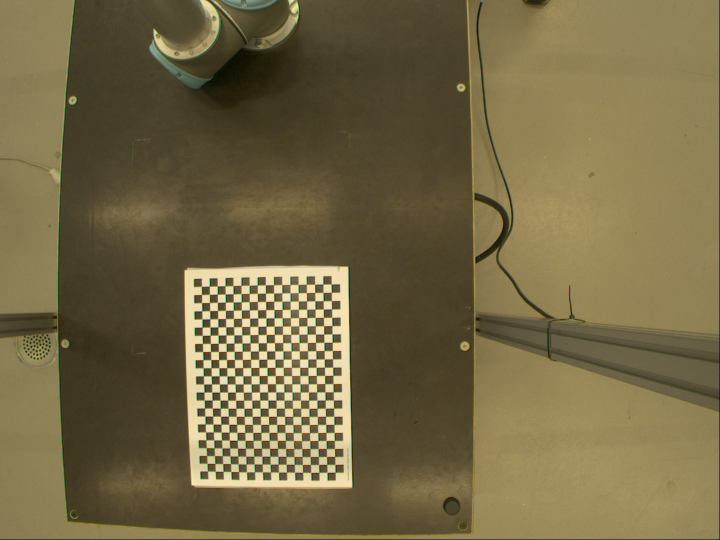
//> input picture Ejemplos/Tema 07: Geometría y Calibración/calibration_images/Image__2018-10-05__10-29-04.png, 1440 x 1080 px (shown at 1/2 size); its folder holds 4 pictures in this run
$ ./main   (built with g++ and OpenCV 4)
//> lines starting //> are read from the running program, lines starting //| are printed output that depends on the picture; after the words box and inside, x2 and y2 are one past the last pixel; in counts of white or black regions, pixels touching at a corner belong together
#include <iostream>
#include <opencv2/calib3d.hpp>
#include <opencv2/core.hpp>
#include <opencv2/highgui.hpp>
#include <opencv2/imgproc.hpp>

void compare_images(std::string title, cv::Mat & distorted, cv::Mat & undistorted)
{
  cv::resize(distorted, distorted, cv::Size(distorted.cols / 2, distorted.rows / 2));
  cv::putText(
    distorted, "Original", cv::Point(distorted.cols - 100, 15), cv::FONT_HERSHEY_SIMPLEX, 0.5,
    cv::Scalar(0, 0, 0), 2);
  cv::resize(undistorted, undistorted,
    cv::Size(undistorted.cols / 2, undistorted.rows / 2));
  cv::putText(
    undistorted, "Undistorted",
    cv::Point(undistorted.cols - 100, 15),
    cv::FONT_HERSHEY_SIMPLEX, 0.5, cv::Scalar(0, 0, 0), 2);

  cv::Mat concat;
  cv::hconcat(distorted, undistorted, concat);
  cv::imshow(title, concat);
  cv::waitKey(400);
}

int main(int argc, char ** argv)
{
  // Get filenames
  std::vector<cv::String> fileNames;
  cv::glob("../calibration_images/Image*.png", fileNames, false);

  // Pattern size inner corners (cols - width, rows - height)
  cv::Size chessBoardSize(24, 17);
  cv::Size squareSize(15, 15); // mm

  // Images data
  cv::Mat original, grayscale, undistorted;
  cv::Size frameSize;

  // Generate world coordinates for 3D points assuming Z=0. The board has 25 x 18 fields with a size of 15x15mm
  std::vector<cv::Point3f> chessBoard3Dcorners;
  for (int i = 0; i < chessBoardSize.height; i++) {
    for (int j = 0; j < chessBoardSize.width; j++) {
      chessBoard3Dcorners.push_back(cv::Point3f(j * squareSize.width, i * squareSize.height, 0));
    }
  }

  // 2D points (image points). Each image has a vector of 2D points
  std::vector<std::vector<cv::Point2f>> chessBoard2D;
  // 3D points (object points). Each image has a vector of 3D points
  std::vector<std::vector<cv::Point3f>> chessBoard3D;

  // Detect feature points
  std::size_t i = 0;
  for (auto const & f : fileNames) {
    std::cout << std::string(f) << std::endl;

    // Read in the image
    original = cv::imread(fileNames[i]);
//> original is the input picture: 1080 rows x 1440 cols, CV_8UC3; mean B, G, R 69.3, 103.9, 116.1
    frameSize = original.size();
//> frameSize = Size(1440, 1080)
    cv::cvtColor(original, grayscale, cv::COLOR_RGB2GRAY);
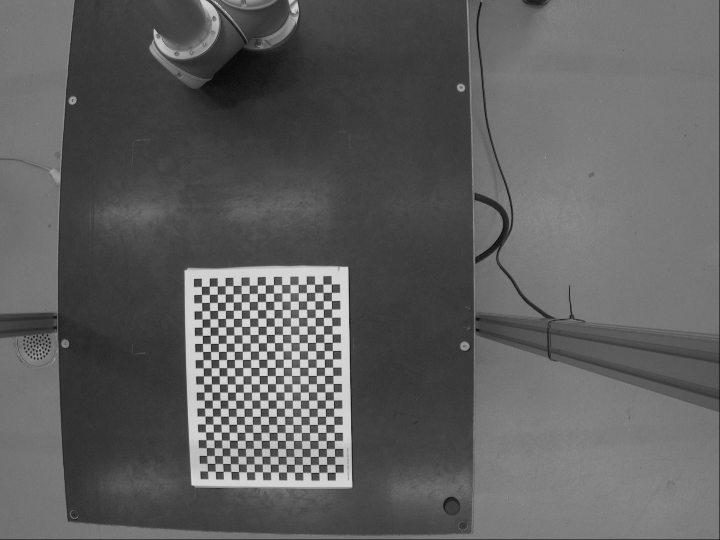
//> grayscale: 1080 rows x 1440 cols, CV_8UC1 (shown at 1/2 size); min 0, max 236, mean 94.9

    // Find chessboard corners
    std::vector<cv::Point2f> corners;
    bool patternFound = cv::findChessboardCorners(
      grayscale,                      // Input: Grayscale image
      chessBoardSize,                 // Input: Size of the chessboard pattern (rows, cols)
      corners,                        // Output: Detected 2D corner points
      cv::CALIB_CB_ADAPTIVE_THRESH +  // Input: Optional flags for optimization
      cv::CALIB_CB_NORMALIZE_IMAGE +
      cv::CALIB_CB_FAST_CHECK
    );
//> corners = 408 Points (x, y), first 12: [415.6, 942.6], [415, 927.6], [413.8, 911.7], [413.3, 895.9], [412.6, 880], [411.8, 864.9], [411.3, 848.8], [410.7, 832.9], [409.7, 816.7], [409.4, 800.8], [408.6, 784.8], [407.9, 769.1]; patternFound = true

    // If pattern found
    if (patternFound) {
      // Refine corner accuracy
      cv::cornerSubPix(
        grayscale,        // Input grayscale image (single-channel)
        corners,          // Initial corner coordinates to refine
        cv::Size(11, 11), // Half-size of the search window (11x11 pixels)
        cv::Size(-1, -1), // Half-size of the dead region (-1,-1 means no dead region)
        cv::TermCriteria(
          cv::TermCriteria::EPS +
          cv::TermCriteria::MAX_ITER, // Stop when accuracy or max iterations reached
          30,             // Maximum number of iterations
          0.1             // Accuracy threshold for stopping
      ));
//> corners = 408 Points (x, y), first 12: [415.6, 942.6], [414.8, 927.3], [413.8, 911.6], [413.3, 895.7], [412.6, 880.1], [411.6, 864.5], [411.2, 848.6], [410.5, 832.7], [409.6, 816.7], [409.2, 800.7], [408.6, 784.7], [407.8, 768.6]

      // Save 2D and 3D points
      chessBoard2D.push_back(corners);
//> chessBoard2D = 1 point lists
      chessBoard3D.push_back(chessBoard3Dcorners);

      // Display
      cv::drawChessboardCorners(original, chessBoardSize, chessBoard2D[i], patternFound);
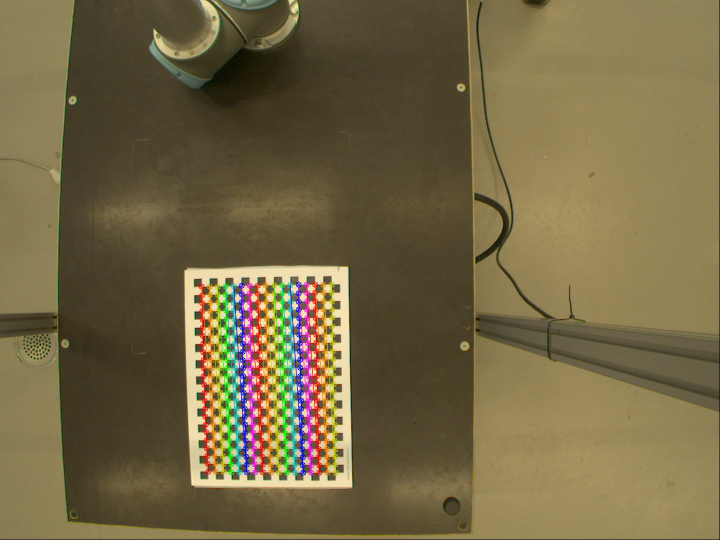
//> original: 1080 rows x 1440 cols, CV_8UC3 (shown at 1/2 size); 4.02% of pixels changed, all inside (x1, y1, x2, y2) = (397, 563, 678, 952)
      cv::resize(original, original, cv::Size(original.cols / 2, original.rows / 2));
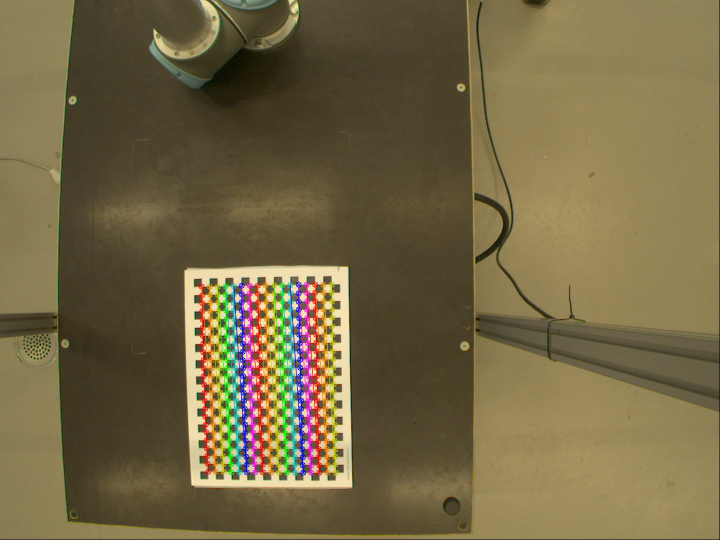
//> original: 540 rows x 720 cols, CV_8UC3; mean B, G, R 68.7, 103.2, 116.1
      cv::imshow("chessboard detection", original);
      cv::waitKey(400);
    }

    i++;
  }
//> pass 2 of the loop `for (auto const & f : fileNames)`:
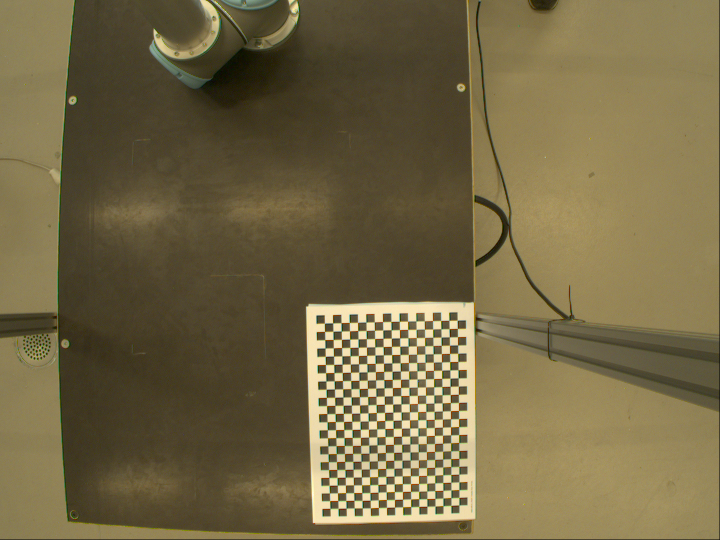
//> input picture Ejemplos/Tema 07: Geometría y Calibración/calibration_images/Image__2018-10-05__10-29-50.png, 1440 x 1080 px (shown at 1/2 size)
//> original is the input picture: 1080 rows x 1440 cols, CV_8UC3; mean B, G, R 69.4, 103.8, 116
//> `cv::cvtColor(original, grayscale, cv::COLOR_RGB2GRAY);`:
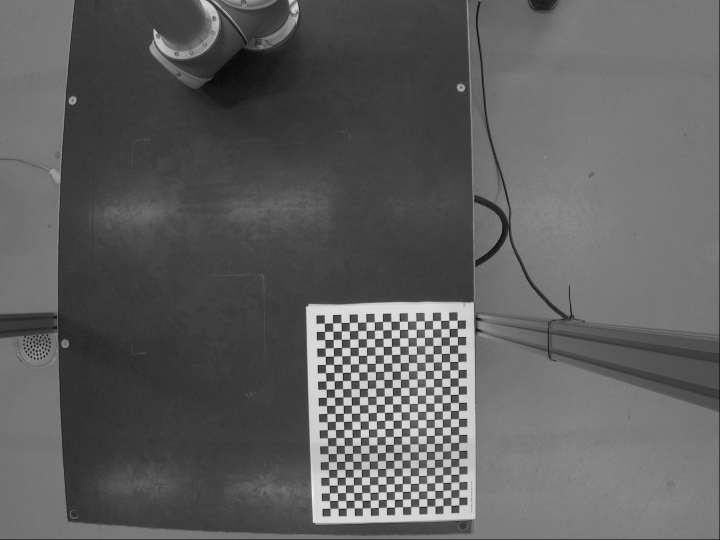
//> grayscale: 1080 rows x 1440 cols, CV_8UC1 (shown at 1/2 size); min 0, max 246, mean 94.9
//> `bool patternFound = cv::findChessboardCorners( grayscale, chessBoardSi..`: corners = 408 Points (x, y), first 12: [660.5, 1017.4], [659.9, 1001.9], [659.5, 986.5], [659.2, 971.5], [658.5, 955.5], [657.9, 939.8], [657.5, 923.8], [657, 908.1], [656.4, 892], [655.6, 876], [655.5, 860], [655, 843.9]
//> `cv::cornerSubPix( grayscale, corners, cv::Size(11, 11), cv::Size(-1, -..`: corners = 408 Points (x, y), first 12: [660.6, 1017.3], [659.7, 1001.7], [659.4, 986.5], [659, 971.2], [658.4, 955.4], [657.6, 939.7], [657.4, 923.7], [656.9, 908], [656.3, 892], [655.6, 876.1], [655.4, 860.1], [654.9, 843.9]
//> chessBoard2D = 2 point lists
//> pass 3 of the loop `for (auto const & f : fileNames)`:
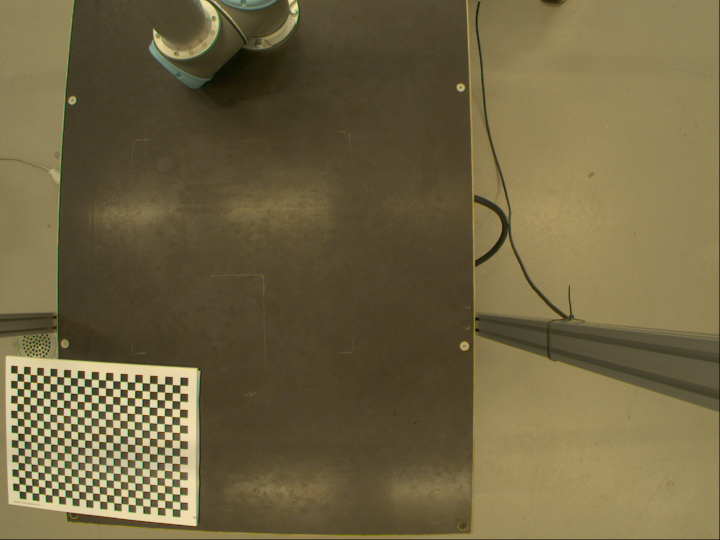
//> input picture Ejemplos/Tema 07: Geometría y Calibración/calibration_images/Image__2018-10-05__10-30-08.png, 1440 x 1080 px (shown at 1/2 size)
//> original is the input picture: 1080 rows x 1440 cols, CV_8UC3; mean B, G, R 66.4, 100.3, 112.1
//> `cv::cvtColor(original, grayscale, cv::COLOR_RGB2GRAY);`:
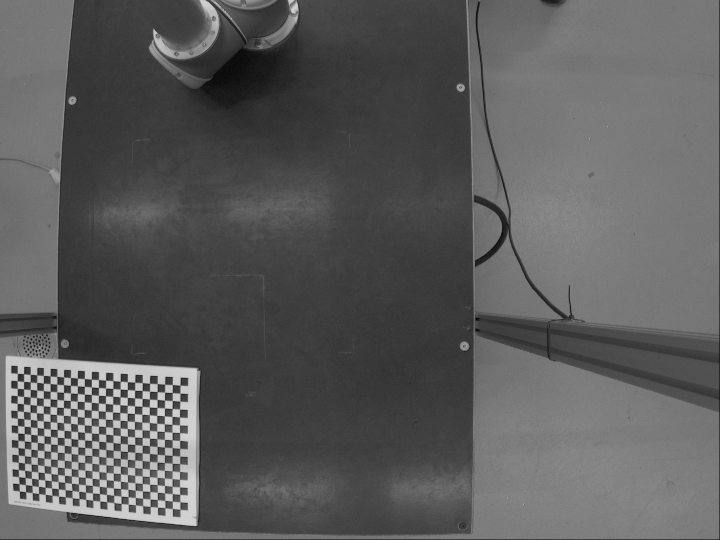
//> grayscale: 1080 rows x 1440 cols, CV_8UC1 (shown at 1/2 size); min 0, max 242, mean 91.5
//> `bool patternFound = cv::findChessboardCorners( grayscale, chessBoardSi..`: corners = 408 Points (x, y), first 12: [35.39, 747.5], [47.72, 748], [61.02, 749.5], [74.11, 750.3], [87.6, 751.6], [101, 752.5], [114.1, 753.5], [127.9, 754.5], [141.6, 755.7], [155.5, 756.9], [169.4, 757.8], [183.4, 759]
//> `cv::cornerSubPix( grayscale, corners, cv::Size(11, 11), cv::Size(-1, -..`: corners = 408 Points (x, y), first 12: [35.5, 747.2], [47.68, 748], [60.97, 749.2], [74.16, 750.2], [87.38, 751.3], [100.8, 752.4], [114.2, 753.4], [127.8, 754.6], [141.4, 755.5], [155.4, 756.8], [169.3, 757.5], [183.3, 759]
//> chessBoard2D = 3 point lists
//> the loop made 4 passes; the first 3 are shown

  // Intrinsic camera matrix
  //    fx: focal length in x direction
  //    fy: focal length in y direction
  //    cx: principal point x
  //    cy: principal point y
  cv::Matx33f K(cv::Matx33f::eye());

  // distortion coefficients (k1, k2, p1, p2, k3):
  //    k1: radial distortion coefficient first order
  //    k2: radial distortion coefficient second order
  //    p1: tangential distortion coefficient horizontal deviation
  //    p2: tangential distortion coefficient vertical deviation
  //    k3: radial distortion coefficient third order
  cv::Vec<float, 5> distCoeffs(0, 0, 0, 0, 0);

  // rvects and tvects are the rotation and translation vectors for each view
  std::vector<cv::Mat> rvecs, tvecs;

  // Flags for calibration
  int flags = cv::CALIB_FIX_ASPECT_RATIO +    // Keeps the aspect ratio fixed
    cv::CALIB_FIX_K3 +                        // Fixes k3 distortion coefficient
    cv::CALIB_ZERO_TANGENT_DIST +             // Assumes zero tangential distortion
    cv::CALIB_FIX_PRINCIPAL_POINT;            // Fixes the principal point at the center

  if (chessBoard2D.size() < 2) {
    std::cerr << "Not enough images for calibration" << std::endl;
    return -1;
  }

  std::cout << "Calibrating..." << std::endl;
  // Calibrate the camera using the detected 2D and 3D points
  float error = cv::calibrateCamera(
    chessBoard3D,  // 3D points (object points) in the world coordinate system
    chessBoard2D,  // 2D points (in image plane) in the camera coordinate system
    frameSize,     // Image size (width, height)
    K,             // Output intrinsic matrix (3x3)
    distCoeffs,    // Output distortion coefficients (radial & tangential)
    rvecs,         // Output rotation vectors (3x1) one for each view
    tvecs,         // Output translation vectors (3x1) one for each view
    flags          // Flags (optional)
  );

  std::cout << "Reprojection error = " << error << "\nK =\n"
            << K << "\ndistCoeffs =\n"
            << distCoeffs << std::endl;

  // Get first image and apply lens correction using undistort
  // This method is not recommended for real-time applications
  cv::Mat firstImg = cv::imread(fileNames[0], cv::IMREAD_COLOR);
  cv::undistort(firstImg, undistorted, K, distCoeffs);

  // Display
  compare_images("Comparison no RT", firstImg, undistorted);
//> in compare_images, `cv::imshow(title, concat);`:
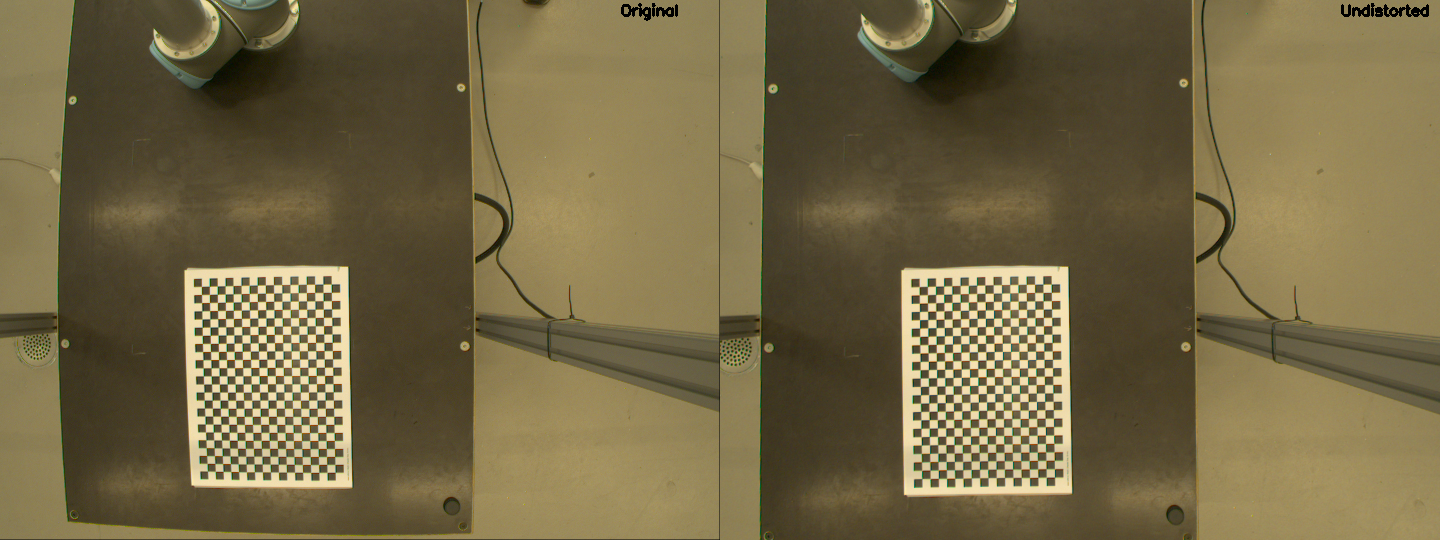
//> window 'Comparison no RT': 540 rows x 1440 cols, CV_8UC3; mean B, G, R 68.7, 103, 115.2

  // For real-time applications, we can use the remap method
  // Precompute lens correction interpolation
  cv::Mat mapX, mapY;
  cv::initUndistortRectifyMap(
    K,                  // Camera intrinsic matrix (3x3)
    distCoeffs,         // Distortion coefficients (radial & tangential)
    cv::Matx33f::eye(), // Rectification matrix (identity if no rectification)
    K,                  // New intrinsic matrix after undistortion (can be modified)
    frameSize,          // Size of the output image (width, height)
    CV_32FC1,           // Type of the output maps (CV_32FC1 or CV_16SC2)
    mapX,               // Output map for x-coordinates
    mapY                // Output map for y-coordinates
  );

  // Show lens corrected images
  i = 0;
  for (auto const & f : fileNames) {
    std::cout << std::string(f) << std::endl;

    original = cv::imread(f, cv::IMREAD_COLOR);

    // Draw the 3D axes
    cv::drawFrameAxes(original, K, distCoeffs, rvecs[i], tvecs[i], 120, 10);

    // Remap the image using the precomputed interpolation maps
    cv::remap(
      original,         // Input distorted image
      undistorted,      // Output undistorted image
      mapX,             // Precomputed x-coordinates map
      mapY,             // Precomputed y-coordinates map
      cv::INTER_LINEAR  // Interpolation method
    );

    // Display
    compare_images("Comparison RT", original, undistorted);
//> call 2 of compare_images, with title = "Comparison RT"
//> in compare_images (call 2), `cv::imshow(title, concat);`:
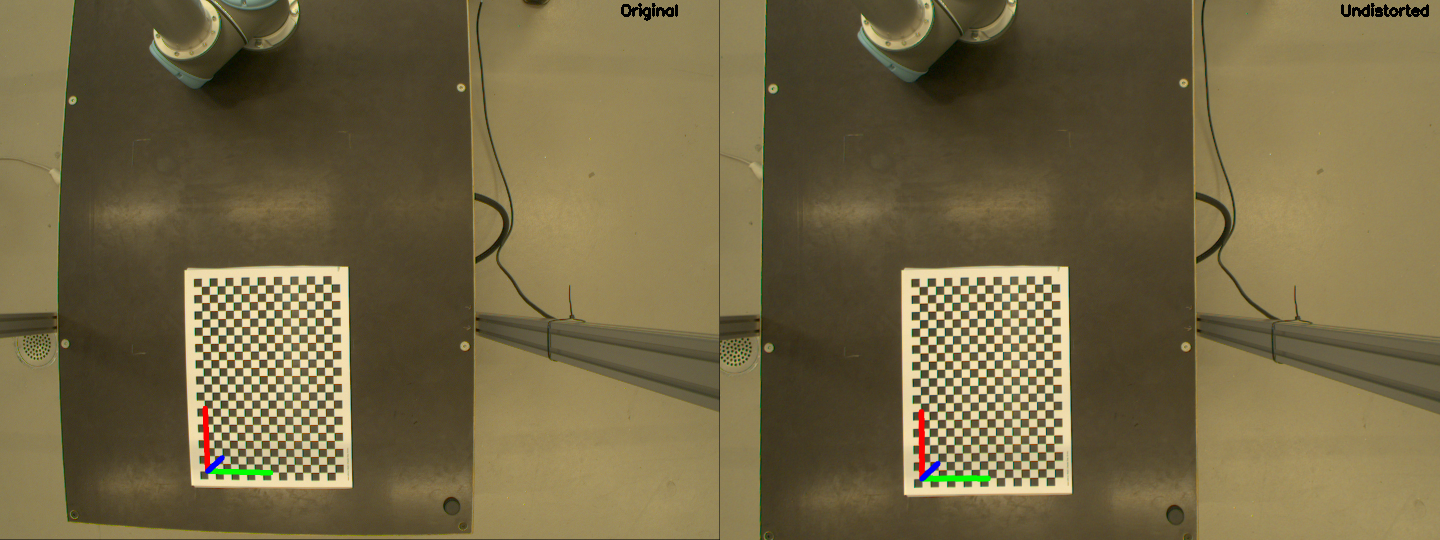
//> window 'Comparison RT': 540 rows x 1440 cols, CV_8UC3; mean B, G, R 68.5, 103, 115.1

    i++;
  }
//> pass 2 of the loop `for (auto const & f : fileNames)`:
//> in compare_images (call 3), `cv::imshow(title, concat);`:
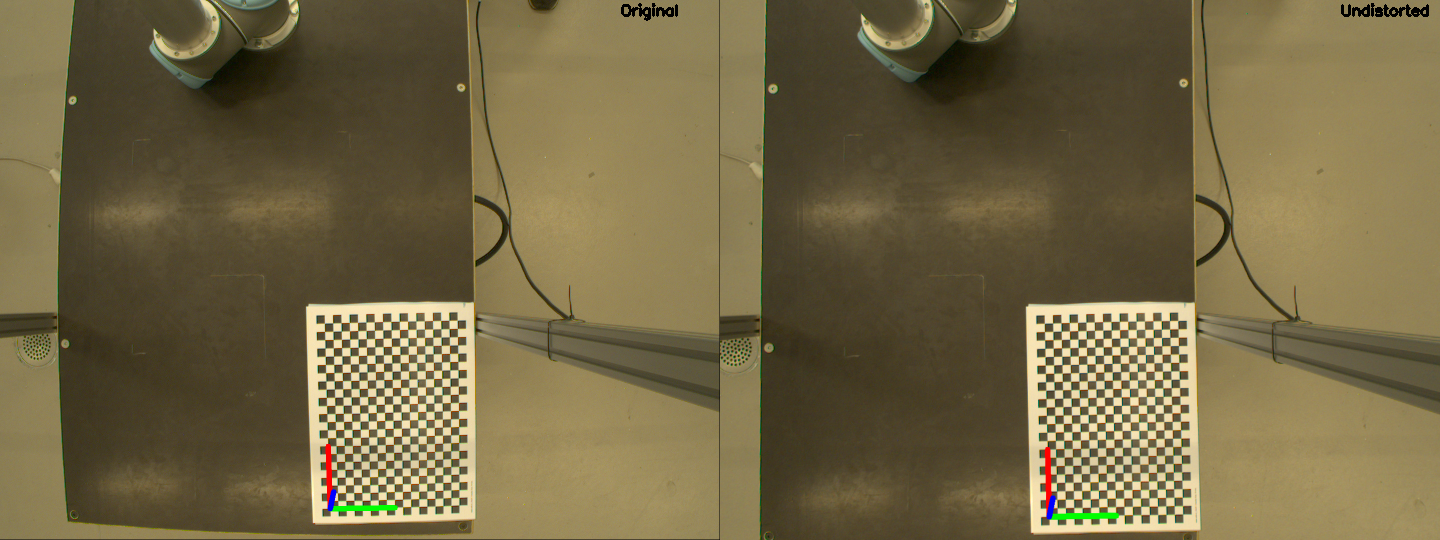
//> window 'Comparison RT': 540 rows x 1440 cols, CV_8UC3; mean B, G, R 68.7, 103, 115
//> pass 3 of the loop `for (auto const & f : fileNames)`:
//> in compare_images (call 4), `cv::imshow(title, concat);`:
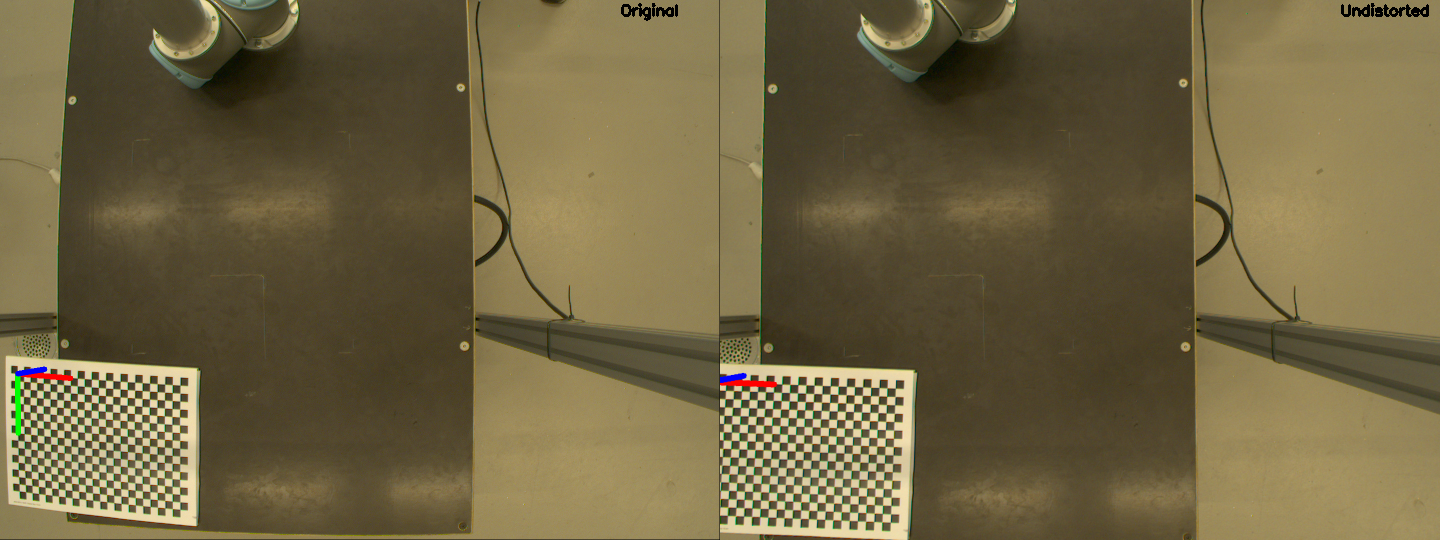
//> window 'Comparison RT': 540 rows x 1440 cols, CV_8UC3; mean B, G, R 65.9, 99.5, 111.4
//> the loop made 4 passes; the first 3 are shown

  return 0;
}
